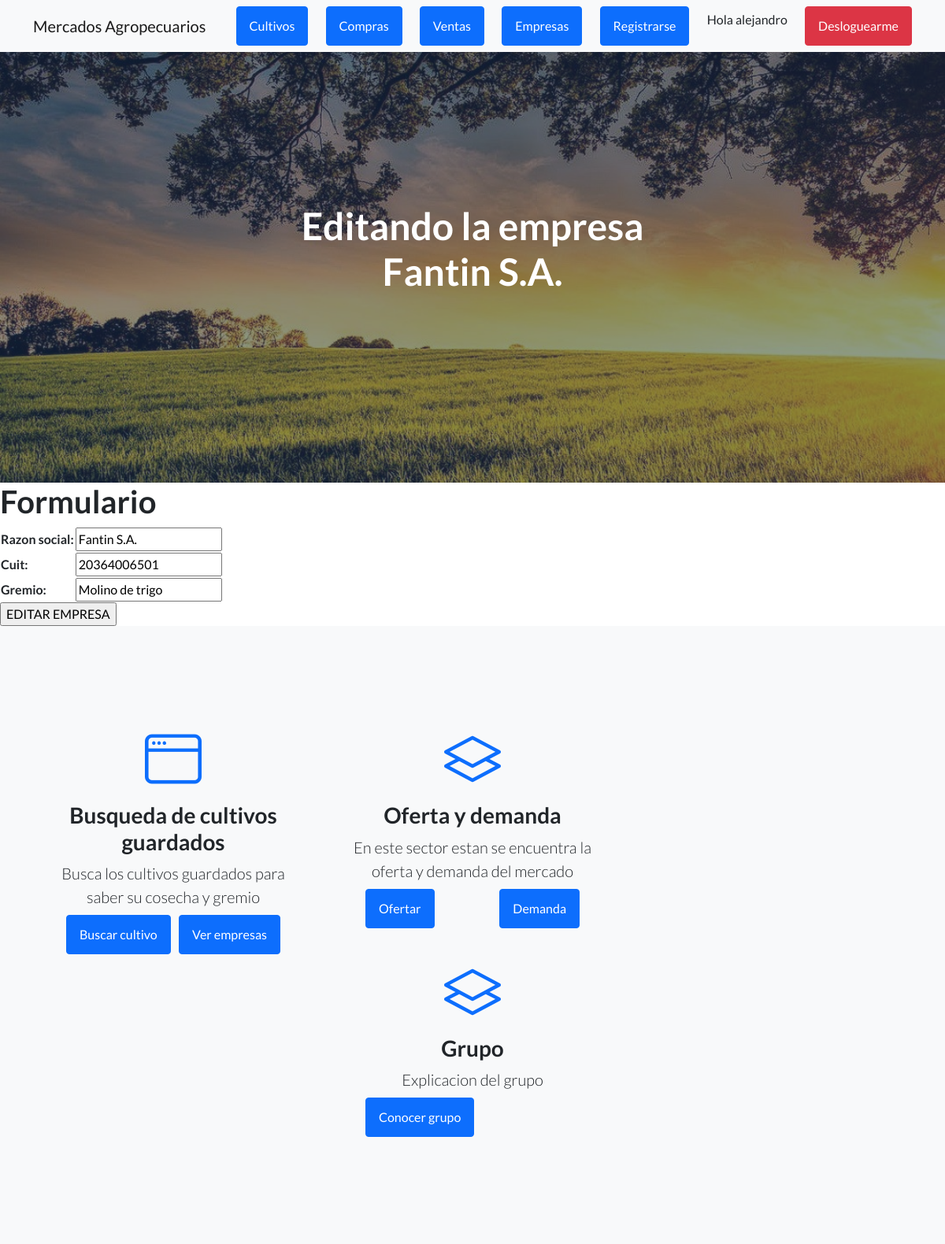
Screenshot of /editar_empresa/4 (signed in) with the database file from the repository.
### MVT_Ronconi_app/models.py (models this page shows, shortened)
class empresas (models.Model):
    razon_social=models.CharField(max_length=50)
    cuit=models.IntegerField()
    gremio=models.CharField(max_length=50)

### MVT_Ronconi_app/views.py (the view)
# urls.py: path('editar_empresa/<id>', editar_empresa, name="editar_empresa"),
@login_required
def editar_empresa(request, id):
    empresa=empresas.objects.get(id=id)
    if request.method=="POST":
        form=empresasform(request.POST)
        if form.is_valid():
            informacion=form.cleaned_data
            empresa.razon_social=informacion["razon_social"]
            empresa.cuit=informacion["cuit"]
            empresa.gremio=informacion["gremio"]
            empresa.save()
            total_empresas=empresas.objects.all()
            return render(request,"MVT_app/leer_empresa.html", {"mensaje":"Empresa creada correctamente", "ESTO_VA":total_empresas })
    else:
        formulario=empresasform(initial={"razon_social":empresa.razon_social, "cuit":empresa.cuit, "gremio":empresa.gremio  })
    return render(request, "MVT_app/editar_empresa.html", {"form":formulario, "Que_empresa":empresa})

### MVT_Ronconi_app/forms.py
class empresasform(forms.Form):
    razon_social=forms.CharField(max_length=50)
    cuit=forms.IntegerField()
    gremio=forms.CharField(max_length=50)

### MVT_Ronconi_app/templates/MVT_app/editar_empresa.html
{% extends "MVT_app/inicio.html" %}
{% load static %}
{% block titulo %}
<h1 class="mb-5">Editando la empresa {{ Que_empresa.razon_social }}</h1>
{% endblock %}
{% block contenido_nuevo %}
<h1> Formulario </h1>
<form action="{% url 'editar_empresa' Que_empresa.id %}" method="POST"> {% csrf_token %}
<table>
    {{ form.as_table }}
</table>
<input type="submit" value="EDITAR EMPRESA">
</form>
{% endblock %}

### MVT_Ronconi_app/templates/MVT_app/inicio.html (shortened to what this page needs)
<!DOCTYPE html>
<html lang="en">
    <head>
        {% load static %}
        <link href="https://cdn.jsdelivr.net/npm/bootstrap-icons@1.5.0/font/bootstrap-icons.css" rel="stylesheet" type="text/css" />
        <link href="{% static 'MVT_app/css/styles.css' %}" rel="stylesheet" />
    </head>
    <body>
        <nav class="navbar navbar-light bg-light static-top">
            <div class="container">
                <a class="navbar-brand" href="{% url 'inicio1' %}">Mercados Agropecuarios</a>
                <a class="btn btn-primary" href="{% url 'cultivoformulario' %}">Cultivos</a>
                <a class="btn btn-primary" href="{% url 'comprasformulario' %}">Compras</a>
                <a class="btn btn-primary" href="{% url 'ventasformulario' %}">Ventas</a>
                <a class="btn btn-primary" href="{% url 'empresaformulario' %}">Empresas</a>
                <a class="btn btn-primary" href="{% url 'register' %}">Registrarse</a>
                {% if user.is_authenticated %}
                <p> Hola {{ user.username }}</p>
                <a class="btn btn-danger" href="{% url 'logout' %}">Desloguearme</a>
                {% else %}
                <a class="btn btn-primary" href="{% url 'login' %}">Login</a>
                {% endif %}
            </div>
        </nav>
        <header class="masthead">
            <div class="container position-relative">
                <div class="row justify-content-center">
                    <div class="col-xl-6">
                        <div class="text-center text-white">
                             {% block titulo %}
                             {% endblock %}
                        </div>
                    </div>
                </div>
            </div>
        </header>
        {% block contenido_nuevo %}
        {% endblock %}
        <section class="features-icons bg-light text-center">
            <div class="container">
                <div class="row">
                    <div class="col-lg-4">
                        <div class="features-icons-item mx-auto mb-5 mb-lg-0 mb-lg-3">
                            <div class="features-icons-icon d-flex"><i class="bi-window m-auto text-primary"></i></div>
                            <h3>Busqueda de cultivos guardados</h3>
                            <p class="lead mb-0">Busca los cultivos guardados para saber su cosecha y gremio</p>
                            <nav class="navbar navbar-light bg-light static-top">
                                <div class="container">
                                   <a class="btn btn-primary" href="{% url 'busquedacultivo' %}">Buscar cultivo</a>
                                   <a class="btn btn-primary" href="{% url 'leer_empresa' %}">Ver empresas</a>
                                </div>
                        </div>
                    </div>
                    <div class="col-lg-4">
                        <div class="features-icons-item mx-auto mb-5 mb-lg-0 mb-lg-3">
                            <div class="features-icons-icon d-flex"><i class="bi-layers m-auto text-primary"></i></div>
                            <h3>Oferta y demanda </h3>
                            <p class="lead mb-0">En este sector estan se encuentra la oferta y demanda del mercado</p>
                            <nav class="navbar navbar-light bg-light static-top">
                                <div class="container">
                                   <a class="btn btn-primary" href="{% url 'oferta' %}"> Ofertar </a>
                                   <a class="btn btn-primary" href="{% url 'demanda' %}"> Demanda </a>
                        </div>
                            </div>
                        <div class="features-icons-item mx-auto mb-5 mb-lg-0 mb-lg-3">
                            <div class="features-icons-icon d-flex"><i class="bi-layers m-auto text-primary"></i></div>
                             <h3>Grupo </h3>
                            <p class="lead mb-0">Explicacion del grupo</p>
                            <nav class="navbar navbar-light bg-light static-top">
                                <div class="container">
                                   <a class="btn btn-primary" href="{% url 'grupo' %}"> Conocer grupo </a>
                        </div>
                    </div>
                </div>
            </div>

### rows the page displays
empresas: razon_social "Fantin S.A.", cuit "20364006501", gremio "Molino de trigo"

### other values shown
{{ user.username }} "alejandro"
